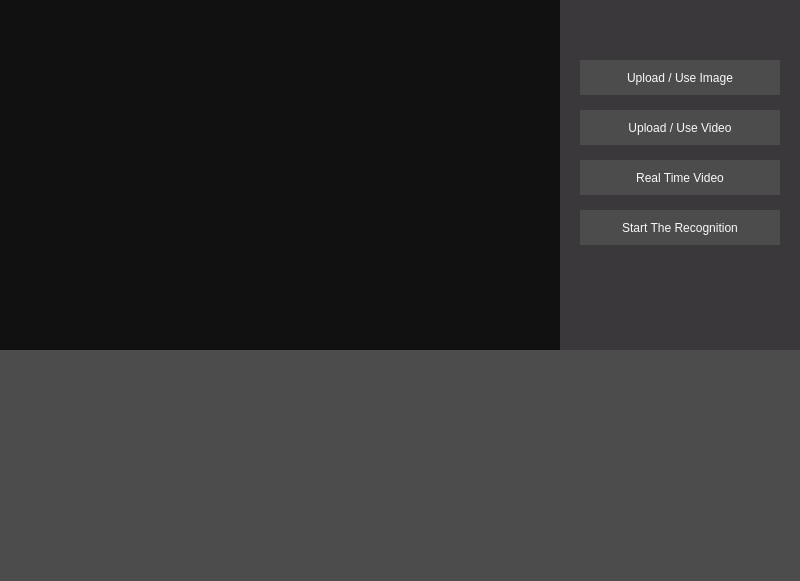
<?xml version="1.0" encoding="UTF-8"?>
<ui version="4.0">
 <class>MainWindow</class>
 <widget class="QMainWindow" name="MainWindow">
  <property name="geometry">
   <rect>
    <x>0</x>
    <y>0</y>
    <width>800</width>
    <height>581</height>
   </rect>
  </property>
  <property name="windowTitle">
   <string>MainWindow</string>
  </property>
  <property name="styleSheet">
   <string notr="true">QWidget[styleit=true]{
background-color: #111111;
color: #111111;
border: 1px #111111;
}</string>
  </property>
  <widget class="QWidget" name="centralwidget">
   <property name="styleSheet">
    <string notr="true">background-color: #111111;
color: #111111;
border: 1px #111111;
</string>
   </property>
   <widget class="QFrame" name="frame">
    <property name="geometry">
     <rect>
      <x>0</x>
      <y>0</y>
      <width>801</width>
      <height>581</height>
     </rect>
    </property>
    <property name="frameShape">
     <enum>QFrame::StyledPanel</enum>
    </property>
    <property name="frameShadow">
     <enum>QFrame::Raised</enum>
    </property>
    <widget class="QFrame" name="frame1">
     <property name="geometry">
      <rect>
       <x>0</x>
       <y>0</y>
       <width>561</width>
       <height>351</height>
      </rect>
     </property>
     <property name="styleSheet">
      <string notr="true">#frame1{
background-color: #1e1e1e;
}</string>
     </property>
     <property name="frameShape">
      <enum>QFrame::StyledPanel</enum>
     </property>
     <property name="frameShadow">
      <enum>QFrame::Raised</enum>
     </property>
     <widget class="QLabel" name="label">
      <property name="geometry">
       <rect>
        <x>0</x>
        <y>0</y>
        <width>561</width>
        <height>351</height>
       </rect>
      </property>
      <property name="text">
       <string>TextLabel</string>
      </property>
     </widget>
    </widget>
    <widget class="QFrame" name="frame2">
     <property name="geometry">
      <rect>
       <x>560</x>
       <y>0</y>
       <width>240</width>
       <height>351</height>
      </rect>
     </property>
     <property name="styleSheet">
      <string notr="true">#frame2{
background-color: #3a383b;
}</string>
     </property>
     <property name="frameShape">
      <enum>QFrame::StyledPanel</enum>
     </property>
     <property name="frameShadow">
      <enum>QFrame::Raised</enum>
     </property>
     <widget class="QPushButton" name="b1">
      <property name="geometry">
       <rect>
        <x>20</x>
        <y>60</y>
        <width>200</width>
        <height>35</height>
       </rect>
      </property>
      <property name="cursor">
       <cursorShape>PointingHandCursor</cursorShape>
      </property>
      <property name="accessibleName">
       <string>b1</string>
      </property>
      <property name="styleSheet">
       <string notr="true">#b1{
background-color: #4c4c4c;
color:#f9f9f9;
border: 1px #111111;
}</string>
      </property>
      <property name="text">
       <string>Upload / Use Image</string>
      </property>
     </widget>
     <widget class="QPushButton" name="b2">
      <property name="geometry">
       <rect>
        <x>20</x>
        <y>110</y>
        <width>200</width>
        <height>35</height>
       </rect>
      </property>
      <property name="cursor">
       <cursorShape>PointingHandCursor</cursorShape>
      </property>
      <property name="styleSheet">
       <string notr="true">#b2{
background-color: #4c4c4c;
color:#f9f9f9;
border: 1px #111111;
}</string>
      </property>
      <property name="text">
       <string>Upload / Use Video</string>
      </property>
     </widget>
     <widget class="QPushButton" name="b3">
      <property name="geometry">
       <rect>
        <x>20</x>
        <y>160</y>
        <width>200</width>
        <height>35</height>
       </rect>
      </property>
      <property name="cursor">
       <cursorShape>PointingHandCursor</cursorShape>
      </property>
      <property name="styleSheet">
       <string notr="true">#b3{
background-color: #4c4c4c;
color:#f9f9f9;
border: 1px #111111;
}</string>
      </property>
      <property name="text">
       <string>Real Time Video</string>
      </property>
     </widget>
     <widget class="QPushButton" name="b4">
      <property name="geometry">
       <rect>
        <x>20</x>
        <y>210</y>
        <width>200</width>
        <height>35</height>
       </rect>
      </property>
      <property name="cursor">
       <cursorShape>PointingHandCursor</cursorShape>
      </property>
      <property name="styleSheet">
       <string notr="true">#b4{
background-color: #4c4c4c;
color:#f9f9f9;
border: 1px #111111;
}</string>
      </property>
      <property name="text">
       <string>Start The Recognition</string>
      </property>
     </widget>
    </widget>
    <widget class="QFrame" name="frame3">
     <property name="geometry">
      <rect>
       <x>0</x>
       <y>350</y>
       <width>801</width>
       <height>251</height>
      </rect>
     </property>
     <property name="styleSheet">
      <string notr="true">#frame3{
background-color: #4c4c4c;
}</string>
     </property>
     <property name="frameShape">
      <enum>QFrame::StyledPanel</enum>
     </property>
     <property name="frameShadow">
      <enum>QFrame::Raised</enum>
     </property>
    </widget>
   </widget>
  </widget>
  <widget class="QMenuBar" name="menubar">
   <property name="geometry">
    <rect>
     <x>0</x>
     <y>0</y>
     <width>800</width>
     <height>21</height>
    </rect>
   </property>
  </widget>
 </widget>
 <resources/>
 <connections/>
</ui>
